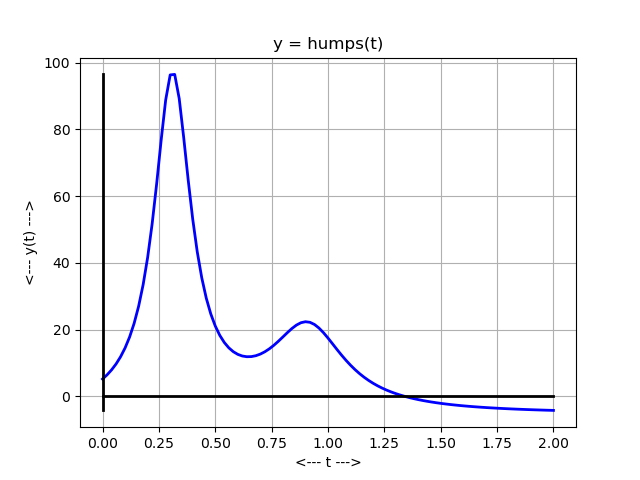

Source code (Python):
#! /usr/bin/env python3
#

import numpy as np
import matplotlib.pyplot as plt
import platform
import time
import sys
import os
import math
from mpl_toolkits.mplot3d import Axes3D
from sys import exit

sys.path.append(os.path.join("../"))
from base import plot2d, plotocc
from timestamp.timestamp import timestamp


def euler(dydt, tspan, y0, n):

    # *****************************************************************************80
    #
    # euler approximates an ODE solution using Euler's method.
    #
    #  Licensing:
    #
    #    This code is distributed under the GNU LGPL license.
    #
    #  Modified:
    #
    #    30 January 2020
    #
    #  Author:
    #
    #    John Burkardt
    #
    #  Input:
    #
    #    function dydt: the right hand side of the differential equation.
    #
    #    real tspan[2]: the starting and ending points.
    #
    #    real y0: the initial condition.
    #
    #    integer n: the number of steps to take.
    #
    #  Output:
    #
    #    real t(n+1), y(n+1): the sequence of solution estimates.
    #

    t0 = tspan[0]
    t1 = tspan[1]
    dt = (t1 - t0) / float(n)
    t = np.linspace(t0, t1, n + 1)
    y = np.zeros(n + 1)
    y[0] = y0
    for i in range(n):
        y[i + 1] = y[i] + dt * dydt(t[i], y[i])

    return t, y


def humps_deriv(x, y):

    # *****************************************************************************80
    #
    # humps_deriv evaluates the derivative of the humps def for an ODE solver.
    #
    #  Discussion:
    #
    #    This verion of "humps_deriv" appends the input argument "y", as expected
    #    by most ODE solving software.
    #
    #  Licensing:
    #
    #    This code is distributed under the GNU LGPL license.
    #
    #  Modified:
    #
    #    06 August 2019
    #
    #  Author:
    #
    #    John Burkardt
    #
    #  Input:
    #
    #    real x(): the arguments.
    #
    #    real y(): the value of the humps function.
    #
    #  Output:
    #
    #    real yp(): the value of the derivative of the humps function.
    #
    yp = - 1.0 / ((x - 0.3)**2 + 0.01)**2 \
        * 2.0 * (x - 0.3) \
        - 1.0 / ((x - 0.9)**2 + 0.04)**2 \
        * 2.0 * (x - 0.9)

    return yp


def humps_euler():

    # *****************************************************************************80
    #
    # humps_euler ???
    #
    #  Licensing:
    #
    #    This code is distributed under the GNU LGPL license.
    #
    #  Modified:
    #
    #    06 August 2019
    #
    #  Author:
    #
    #    John Burkardt
    #

    print('')
    print('humps_euler')
    print('  Python version: %s' % (platform.python_version()))
    print('  Test the euler ode integrator on the humps problem.')

    t0 = 0.0
    t1 = 2.0
    tspan = np.array([t0, t1])
    y0 = humps_fun(t0)
    n = 100

    [t, y] = euler(humps_deriv, tspan, y0, n)

    plt.clf()

    plt.plot(t, y, 'b-', linewidth=2)

    if (t0 <= 0.0 and 0.0 <= t1):
        plt.plot([t0, t1], [0, 0], 'k-', linewidth=2)

    ymin = min(y)
    ymax = max(y)
    if (ymin <= 0.0 and 0.0 <= ymax):
        plt.plot([0, 0], [ymin, ymax], 'k-', linewidth=2)

    plt.grid(True)
    plt.xlabel('<--- t --->')
    plt.ylabel('<--- y(t) --->')
    plt.title('y = humps(t)')
    filename = 'euler_ode.png'
    plt.savefig(filename)
    print('  Graphics saved as "%s"' % (filename))
    print('')
    print('humps_euler_test:')
    print('  Normal end of execution.')


def humps_fun(x):

    # *****************************************************************************80
    #
    # humps_fun evaluates the humps function.
    #
    #  Licensing:
    #
    #    This code is distributed under the GNU LGPL license.
    #
    #  Modified:
    #
    #    06 August 2019
    #
    #  Author:
    #
    #    John Burkardt
    #
    #  Input:
    #
    #    real x(): the evaluation points.
    #
    #  Output:
    #
    #    real y(): the def values.
    #
    y = 1.0 / ((x - 0.3)**2 + 0.01) \
        + 1.0 / ((x - 0.9)**2 + 0.04) \
        - 6.0

    return y


if (__name__ == '__main__'):
    timestamp()
    humps_euler()
    timestamp()
